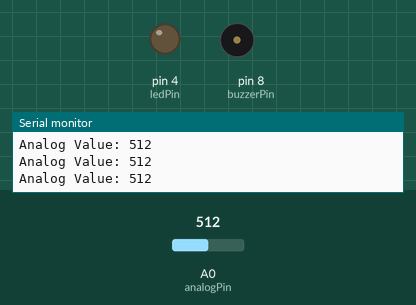
This sketch was run on a simulated Arduino Uno, built with avr-gcc and run on an emulated ATmega328P. On the bench: output pins drawn as LEDs (lit = HIGH), buzzer (waves = sounding, pin HIGH), the last lines printed to the serial monitor. Inputs (shaded band) come from the test bench; at power-on: A0 (analogPin) = 512.

Above: at 1.3 s.
1.4 s: A0 (analogPin) set to 493
At 2.7 s:
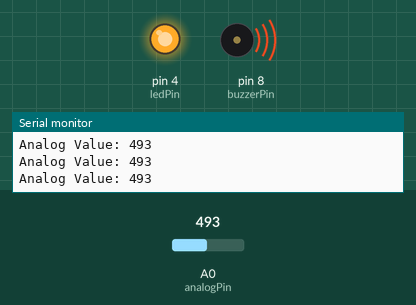
3.0 s: A0 (analogPin) set to 510
At 4.0 s:
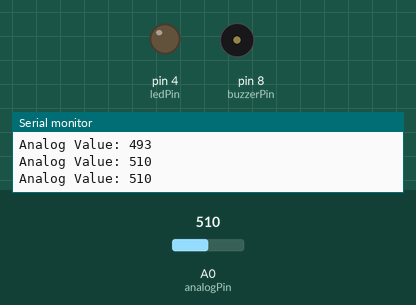
4.5 s: A0 (analogPin) set to 490
At 5.2 s:
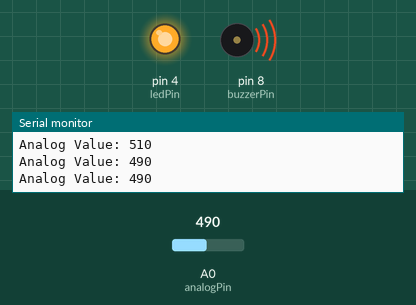
Timing chart, 0 to 7.5 s (numbered marks = the images above; inputs shaded):
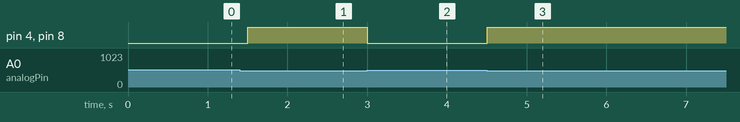

Measured:
- the behaviour switches between 500 and 499 on A0 (analogPin) (found by bisection; images 0 and 1)
- after the input at 1.4 s, pin 4 (ledPin), pin 8 (buzzerPin): LOW → HIGH after 0.10 s
- after the input at 3.0 s, pin 4 (ledPin), pin 8 (buzzerPin): HIGH → LOW at once
- after the input at 4.5 s, pin 4 (ledPin), pin 8 (buzzerPin): LOW → HIGH at once

The sketch:

SensorHujan.ino
```cpp
const int analogPin = A0; // Pin untuk membaca nilai analog dari sensor
const int ledPin = 4; // Pin untuk LED
const int buzzerPin = 8; // Pin untuk Buzzer

// Ambang batas untuk mendeteksi hujan
const int threshold = 500;

void setup() {
  Serial.begin(9600); // Inisialisasi komunikasi serial
  pinMode(ledPin, OUTPUT); // Setel pin LED sebagai output
  pinMode(buzzerPin, OUTPUT); // Setel pin Buzzer sebagai output
}

void loop() {
  // Membaca nilai analog dari sensor
  int analogValue = analogRead(analogPin);
  Serial.print("Analog Value: ");
  Serial.println(analogValue);

  // Mengendalikan LED dan Buzzer berdasarkan nilai analog
  if (analogValue < threshold) { // Jika nilai analog kurang dari ambang batas
    digitalWrite(ledPin, HIGH); // Nyalakan LED
    digitalWrite(buzzerPin, HIGH); // Aktifkan Buzzer
  } else { // Jika nilai analog lebih dari atau sama dengan ambang batas
    digitalWrite(ledPin, LOW); // Matikan LED
    digitalWrite(buzzerPin, LOW); // Nonaktifkan Buzzer
  }

  // Tunggu sebentar sebelum membaca lagi
  delay(500);
}
```
